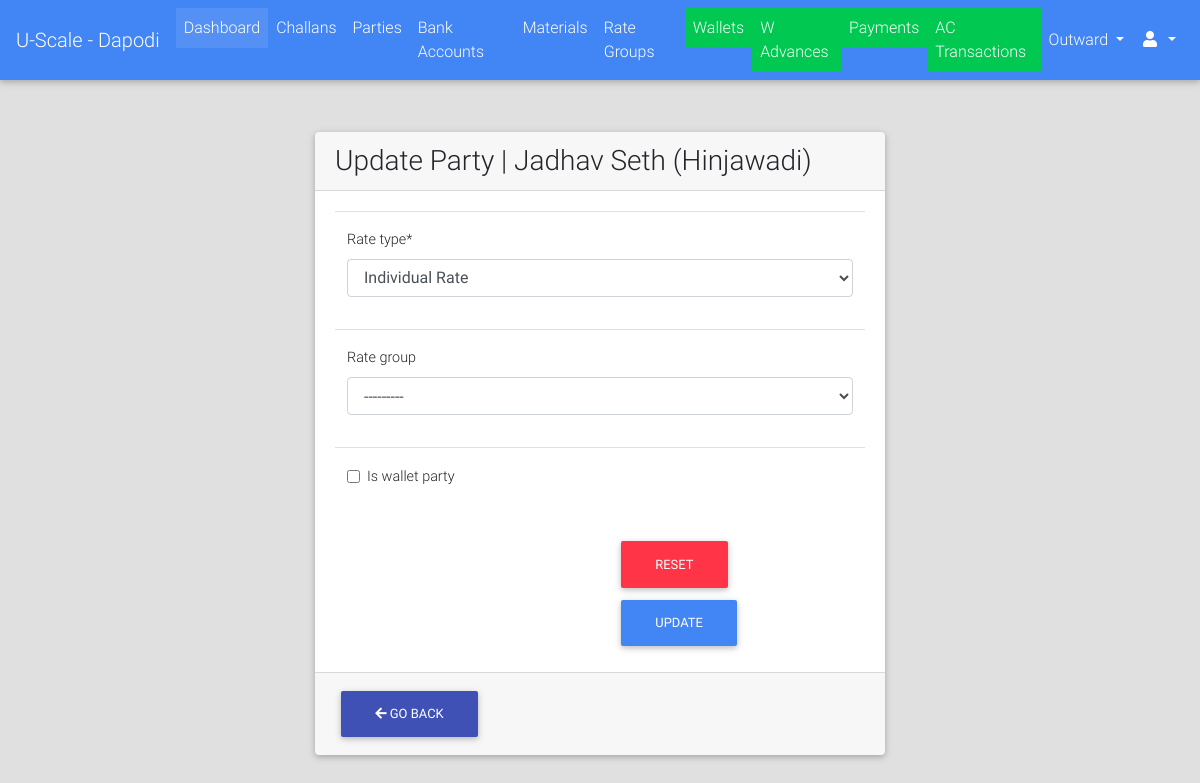
The app's page /parties/update/DPPR54/ (signed in) with its own data.
### parties/models.py (models this page shows, shortened)
class Party(models.Model):
    RATE_TYPE_CHOICES = (("GR", "Group Rate"), ("IR", "Individual Rate"))
    rate_type = models.CharField(max_length=2, choices=RATE_TYPE_CHOICES)
    rate_group = models.ForeignKey("rates.RateGroup", on_delete=models.PROTECT, blank=True, null=True)
    name = models.CharField(max_length=128)
    party_code = models.CharField(max_length=32, blank=True)
    address = models.TextField(blank=True)
    phone = models.CharField(max_length=13)
    whatsapp = models.CharField(max_length=13, blank=True)
    email = models.EmailField(blank=True, null=True)
    extra_info = models.TextField(blank=True)
    is_wallet_party = models.BooleanField(default=False)
    is_active = models.BooleanField(default=True)
    @property
    def get_display_text(self):
        return self.name
    class Meta:
        verbose_name = "Party"
        verbose_name_plural = "Parties"

### parties/views.py (the view)
# urls.py: url(r"^update/(?P<party_code>[0-9a-zA-Z-]+)/$", views.PartyUpdateView.as_view(), name="update"),
class PartyUpdateView(LoginRequiredMixin, UpdateView):
    model = Party
    template_name = "parties/update.html"
    fields = ("rate_group", "rate_type", "is_wallet_party")
    slug_field = "party_code"
    slug_url_kwarg = "party_code"
    success_url = reverse_lazy('parties:list')
    def get_object(self, queryset=None):
        party = super().get_object()
        if party.is_active:
            return party
        return Http404("Party Is Not Active")

### portal/templatetags/constant_tags.py (called while the page is built)
@register.simple_tag
def get_branch_name():
    return settings.BRANCH_NAME

### portal/templates/parties/update.html (shortened to what this page needs)
{% extends "portal/base.html" %}
{% load crispy_forms_tags %}
{% block content %}
    <br><br>
    <div class="container col-lg-6">
        <div class="card">
            <div class="card-header">
                <h3 class="m-auto">Update Party | {{ party.get_display_text }}</h3>
            </div>
            <div class="card-body">
                <form method="post">
                    <table class="table">
                        <tbody>
                            <tr>
                                <td colspan="2">
                                    {{ form.rate_type|as_crispy_field }}
                                </td>
                            </tr>
                            <tr>
                                <td colspan="2">
                                    {{ form.rate_group|as_crispy_field }}
                                </td>
                            </tr>
                            <tr>
                                <td colspan="2">
                                    {{ form.is_wallet_party|as_crispy_field }}
                                </td>
                            </tr>
                        </tbody>
                     </table>
                     <div class="col-lg-6 float-right">
                        <div class="float-right">
                            <button class="btn btn-danger" type="reset">Reset</button>
                            <button class="btn btn-primary" type="submit">Update</button>
                        </div>
                     </div>
                </form>
            </div>
            <div class="card-footer">
                <div class="row">
                    <div class="float-left col-lg-6">
                        <button class="btn btn-indigo" onclick="goBack()"><i class="fa fa-arrow-left"></i> Go Back</button>
                    </div>
                </div>
            </div>
        </div>
    </div>
{% endblock %}

### records on screen
Party: get_display_text "Jadhav Seth (Hinjawadi)", rate_type "Individual Rate", rate_group "---------"
